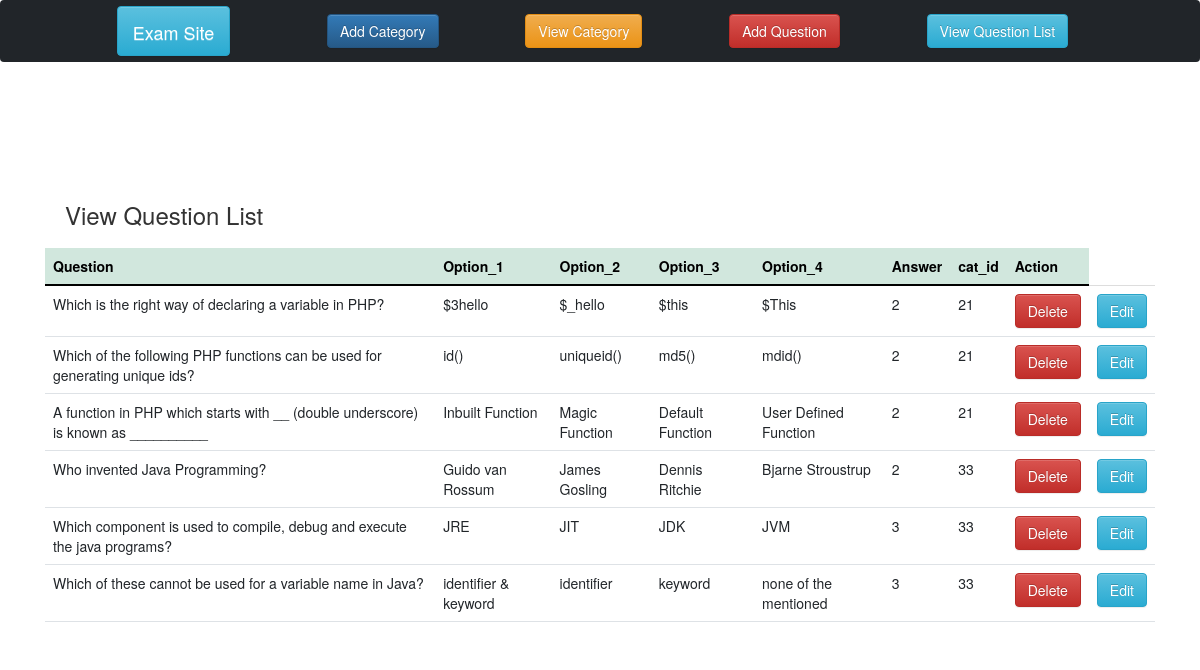
The page /admin/view_question.php on the database its author committed.
### tables this page shows
CREATE TABLE `question` (
  `id` int(11) NOT NULL,
  `question` varchar(255) NOT NULL,
  `option_1` varchar(255) NOT NULL,
  `option_2` varchar(255) NOT NULL,
  `option_3` varchar(255) NOT NULL,
  `option_4` varchar(255) NOT NULL,
  `answer` int(11) NOT NULL,
  `cat_id` int(11) NOT NULL
);

### admin/functions.php (the view, shortened to what this page needs)
<?php
include "../config/connection.php";
class Admin{
public function question_list(){
    global $conn;
             $query = "SELECT * FROM question";
             $view_ques = mysqli_query($conn,$query);
             while($row = mysqli_fetch_assoc($view_ques)) {
                $id = $row['id'];
                $q  = $row['question'];
                $op_1 = $row['option_1'];
                $op_2 = $row['option_2'];
                $op_3 = $row['option_3'];
                $op_4 = $row['option_4'];
                $ans = $row['answer'];
                $cat_id = $row['cat_id'];
                echo "<tr>";
                echo " <td>$q</td>";
                echo " <td>$op_1</td>";
                echo " <td>$op_2</td>";
                echo " <td>$op_3</td>";
                echo " <td>$op_4</td>";
                echo " <td>$ans</td>";
                echo " <td>$cat_id</td>";
                echo " <td><a data-href='delete_question.php?link=$id' data-toggle='modal' data-target='#delete' > <button  type='button' class='btn btn-danger ''>Delete</button> </a></td> ";
                 echo "<td><a href='update_question.php?edit=$id & question=$q & option_1=$op_1 & option_2=$op_2 & option_3=$op_3 & option_4=$op_4 & answer=$ans & cat_id=$cat_id'> <button type='button' class='btn btn-info'>Edit</button></a> </td>";
                echo "</tr>";
            }
   }
}
?>

### admin/includes/header.php (shortened to what this page needs)
<!doctype html>
<html lang="en">
  <head>
<link href="https://cdn.jsdelivr.net/npm/bootstrap@5.0.2/dist/css/bootstrap.min.css" rel="stylesheet">
<link rel="stylesheet" href="https://maxcdn.bootstrapcdn.com/bootstrap/3.3.7/css/bootstrap.min.css">
<link rel="stylesheet" href="https://maxcdn.bootstrapcdn.com/bootstrap/3.3.7/css/bootstrap-theme.min.css">
  </head>
  <body onload="timeout()">

### admin/includes/nav.php
<nav class="navbar navbar-expand-lg  navbar-dark bg-dark ">
 <div class="container text-center">
   <a class="navbar-brand btn btn-info" href="../index.php">Exam Site</a>
   <a href="add_category.php"><button type="button" class="btn btn-primary">Add Category </button></a>
   <a href="view_category.php"><button type="button" class="btn btn-warning">View Category </button></a>
   <a href="add_question.php"><button type="button" class="btn btn-danger">Add Question</button></a>
   <a href="view_question.php"><button type="button" class="btn btn-info">View Question List</button></a>
 </div>
</nav>

### admin/view_question.php (shortened to what this page needs)
<?php include "includes/header.php"; ?>
<?php include "includes/nav.php"; ?>
<?php include "../config/connection.php"; ?>
<?php include "functions.php"; ?>
<div class="container" style="margin-top: 10%;">
	 <h3 class="text-left" style="margin:20px;">View Question List</h3>
	 <table class="table" >
  <thead class="table-success">
    <tr>
      <th scope="col">Question</th>
      <th scope="col">Option_1</th>
      <th scope="col">Option_2</th>
      <th scope="col">Option_3</th>
      <th scope="col">Option_4</th>
      <th scope="col">Answer</th>
      <th scope="col">cat_id</th>
      <th scope="col">Action</th>
    </tr>
  </thead>
  <tbody>
      <?php
        $show_cat = new Admin;
        $show_cat->question_list();
      ?>
  </tbody>
</table>
</div>
<?php include "includes/footer.php"; ?>

### admin/includes/footer.php (shortened to what this page needs)
  </body>
</html>

### rows shown on the page
question: question "Which is the right way of declaring a variable in PHP?", option_1 "$3hello", option_2 "$_hello", option_3 "$this", option_4 "$This", answer "2", cat "21"
question: question "Which of the following PHP functions can be used for generating unique ids?", option_1 "id()", option_2 "uniqueid()", option_3 "md5()", option_4 "mdid()", answer "2", cat "21"
question: question "A function in PHP which starts with __ (double underscore) is known as __________", option_1 "Inbuilt Function", option_2 "Magic Function", option_3 "Default Function", option_4 "User Defined Function", answer "2", cat "21"
question: question "Who invented Java Programming?", option_1 "Guido van Rossum", option_2 "James Gosling", option_3 "Dennis Ritchie", option_4 "Bjarne Stroustrup", answer "2", cat "33"
question: question "Which component is used to compile, debug and execute the java programs?", option_1 "JRE", option_2 "JIT", option_3 "JDK", option_4 "JVM", answer "3", cat "33"
question: question "Which of these cannot be used for a variable name in Java?", option_1 "identifier & keyword", option_2 "identifier", option_3 "keyword", option_4 "none of the mentioned", answer "3", cat "33"
